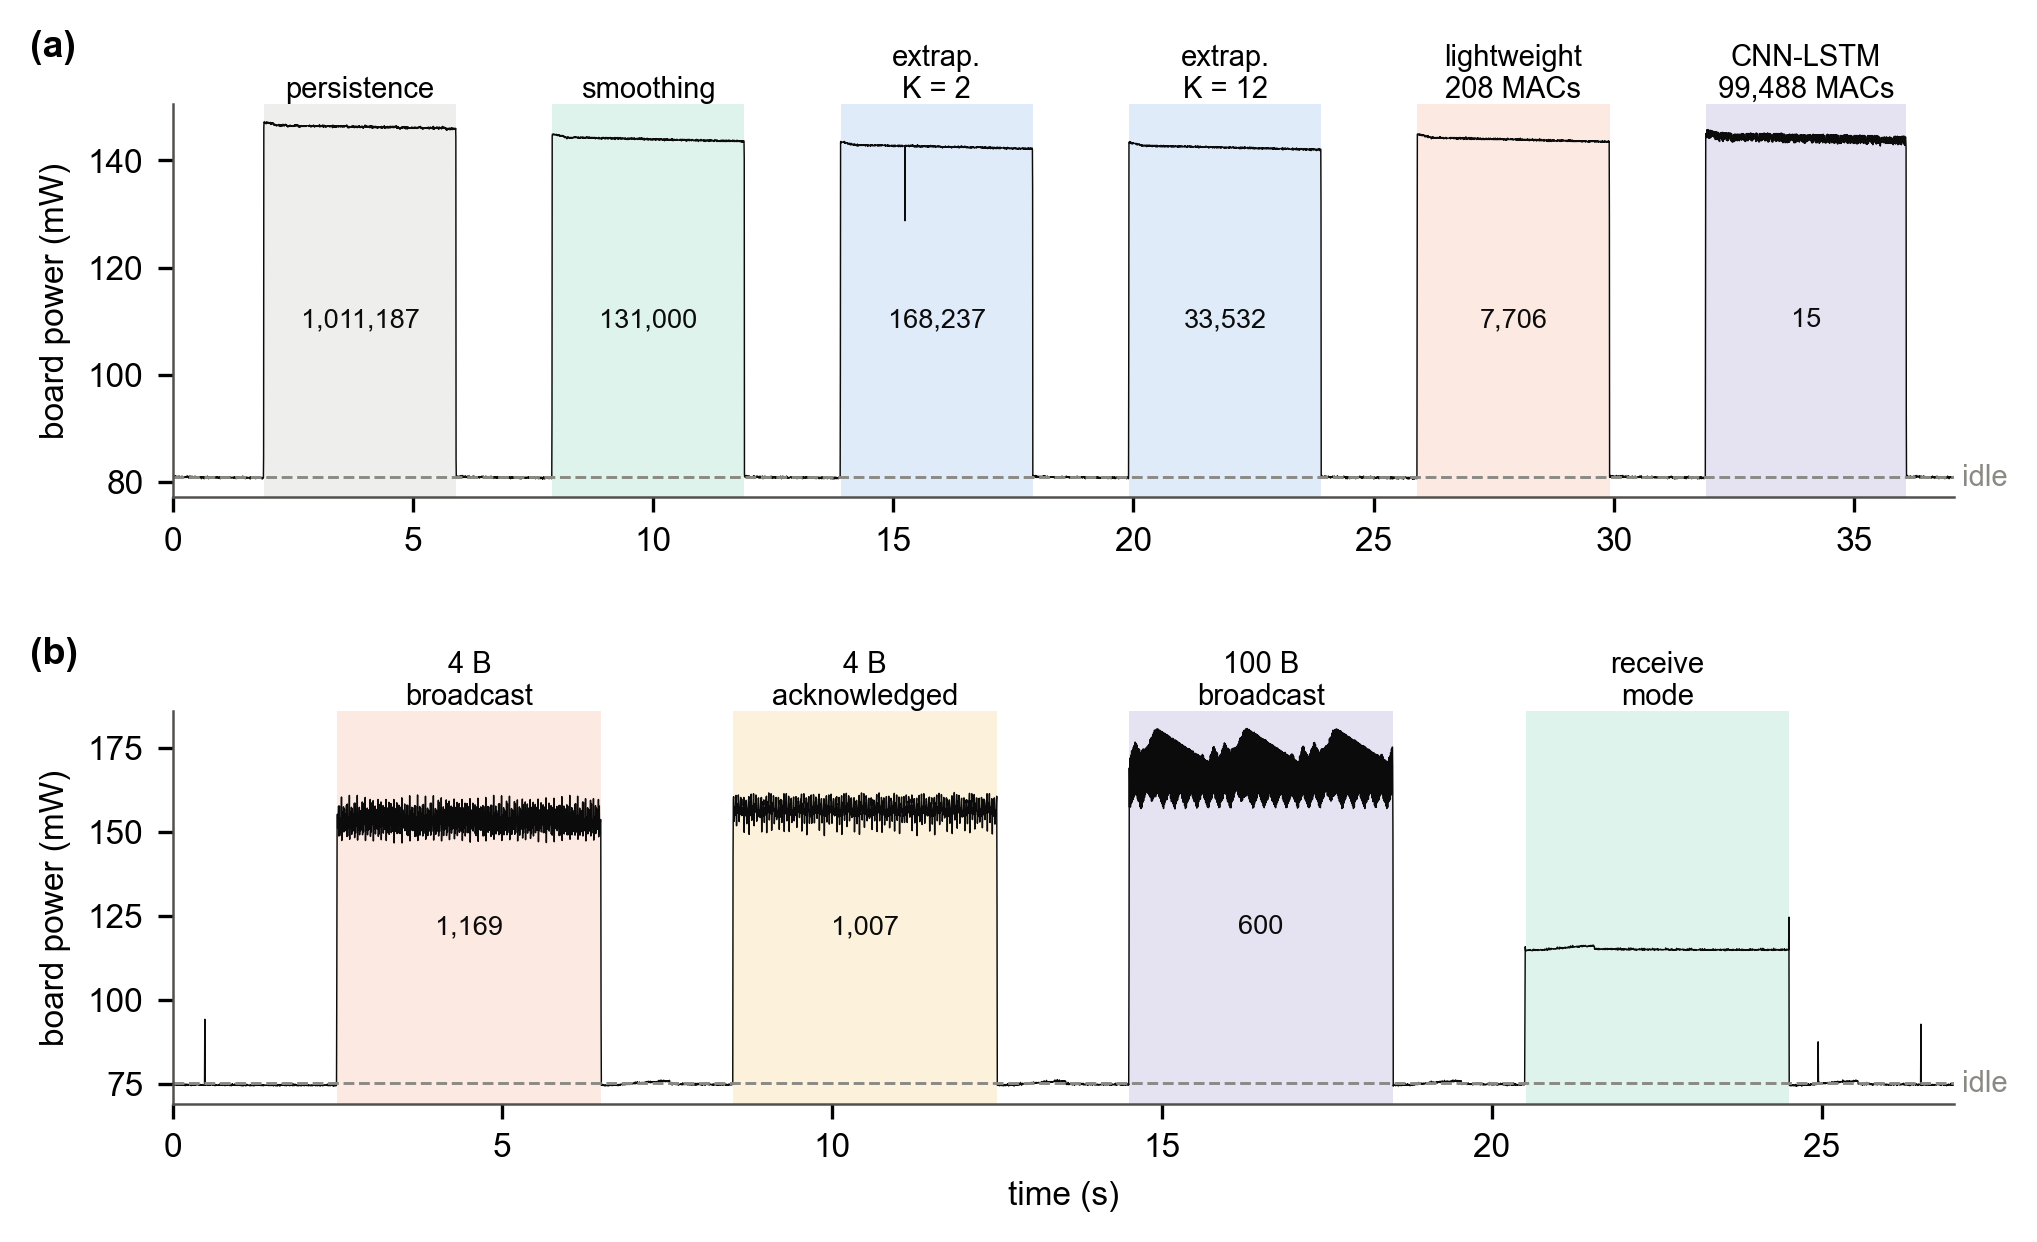

Recreate this plot in Python.
"""Version 1.6. Figure 7: measured board power of one IoT-LAB M3 node over one round, (a) forecasts (run 454471),
(b) radio reports (run 455109). Reads only shipped files and the clock offsets found by the analyses.
Run from caps/iotlab/ with SOURCE_DATE_EPOCH=1791417600; writes fig_power_trace.png and .pdf."""
import json, re, statistics as st
import numpy as np
import matplotlib; matplotlib.use("Agg")
import matplotlib.pyplot as plt
from matplotlib import rcParams
rcParams.update({"font.family": "Arial", "pdf.fonttype": 42, "font.size": 8, "axes.linewidth": 0.6,
                 "axes.edgecolor": "#52514e", "axes.spines.top": False, "axes.spines.right": False,
                 "figure.dpi": 300, "savefig.dpi": 300, "savefig.bbox": "tight"})
C = {"blue": "#2a78d6", "orange": "#eb6834", "aqua": "#1baf7a", "yellow": "#eda100", "violet": "#4a3aa7",
     "ink": "#0b0b0b", "muted": "#8a8984"}

def trace(path):
    D = np.array([[float(x) for x in l.split()] for l in open(path) if len(l.split()) == 8 and l[:1].isdigit()])
    return D[:, 3] + D[:, 4] * 1e-6, D[:, 5] * 1e3          # time (s), power (mW)

# (a) forecasts: phases already on the power clock in the summary written by analyse_iotlab.py
S = json.load(open("iotlab_m3_summary.json"))
ph = [p for p in S["phases"] if p["round"] in (0, None) or p["kind"] == "IDLE"]
r0 = [p for p in S["phases"] if p["round"] == 0]
idle_a = st.median(p["P"] for p in S["phases"] if p["kind"] == "IDLE") * 1e3
ta, Pa = trace("data/m3_cons_cut2.txt")
A0 = min(p["t0"] for p in r0) - 1.9; A1 = max(p["t1"] for p in r0) + 1.0
NAME_A = {"persistence": "persistence", "expsm": "smoothing", "lin2": "extrap.\nK = 2", "lin12": "extrap.\nK = 12",
          "lightweight": "lightweight\n208 MACs", "cnn_lstm": "CNN-LSTM\n99,488 MACs"}
COL_A = {"persistence": C["muted"], "expsm": C["aqua"], "lin2": C["blue"], "lin12": C["blue"],
         "lightweight": C["orange"], "cnn_lstm": C["violet"]}

# (b) radio: phases from the transmitting node's serial log, shifted by the offset of the radio analysis
R = json.load(open("radio/radio_m3_summary.json")); off = R["offset_s"]; idle_b = R["P_idle_W"] * 1e3
ser = [l.rstrip("\n").split(";", 2) for l in open("radio/data/radio_m3a_serial.txt", errors="replace") if l.count(";") >= 2]
tx = next(n for _, n, m in ser if m.startswith("HDR") and "role=TX" in m)
ser = [x for x in ser if x[1] == tx]
boots = [i for i, (_, _, m) in enumerate(ser) if "This is RIOT" in m]; ser = ser[boots[-1]:] if boots else ser
phb, op = [], {}
for ts, _, m in ser:
    g = re.match(r"B (IDLE|RUN (\S+)) (begin|end) (-?\d+)", m)
    if not g: continue
    k = (g.group(2) or "IDLE", int(g.group(4)))
    if g.group(3) == "begin": op[k] = float(ts)
    else:
        c = re.search(r"calls=(\d+)", m)
        phb.append(dict(kind=k[0], round=k[1], t0=op.pop(k) + off, t1=float(ts) + off, calls=int(c.group(1)) if c else None))
rb0 = [p for p in phb if p["round"] == 0]
tb, Pb = trace("radio/data/radio_m3a_21.oml")
B0 = min(p["t0"] for p in rb0) - 0.5; B1 = max(p["t1"] for p in rb0) + 0.5
NAME_B = {"S_BC": "4 B\nbroadcast", "S_UC": "4 B\nacknowledged", "L_BC": "100 B\nbroadcast", "LISTEN": "receive\nmode"}
COL_B = {"S_BC": C["orange"], "S_UC": C["yellow"], "L_BC": C["violet"], "LISTEN": C["aqua"]}

fig, ax = plt.subplots(2, 1, figsize=(6.8, 4.2))
for a, t, P, T0, T1, phs, names, cols, idle in ((ax[0], ta, Pa, A0, A1, r0, NAME_A, COL_A, idle_a),
                                                  (ax[1], tb, Pb, B0, B1, rb0, NAME_B, COL_B, idle_b)):
    w = (t >= T0) & (t <= T1)
    for p in phs:
        if p["kind"] == "IDLE": continue
        a.axvspan(p["t0"] - T0, p["t1"] - T0, color=cols[p["kind"]], alpha=0.14, lw=0)
        a.text((p["t0"] + p["t1"]) / 2 - T0, 1.0, names[p["kind"]], transform=a.get_xaxis_transform(),
               ha="center", va="bottom", fontsize=7)
        if p.get("calls"):
            a.text((p["t0"] + p["t1"]) / 2 - T0, 0.42, f"{p['calls']:,}", transform=a.get_xaxis_transform(),
                   ha="center", va="bottom", fontsize=6.5, color=C["ink"])
    a.plot(t[w] - T0, P[w], color=C["ink"], lw=0.35)
    a.axhline(idle, color=C["muted"], lw=0.7, ls="--")
    a.text(T1 - T0, idle, " idle", va="center", ha="left", fontsize=7, color=C["muted"])
    a.set_xlim(0, T1 - T0); a.set_ylabel("board power (mW)")
ax[1].set_xlabel("time (s)")
for a, l in zip(ax, ("(a)", "(b)")): a.text(-0.08, 1.12, l, transform=a.transAxes, fontsize=9, fontweight="bold")
fig.tight_layout(h_pad=2.2)
fig.savefig("fig_power_trace.png"); fig.savefig("fig_power_trace.pdf")
print("forecast round:", [(p["kind"], round(p["P"] * 1e3, 1)) for p in r0])
print("radio round:", [(p["kind"], round(p["t1"] - p["t0"], 2)) for p in rb0], "offset", off)
